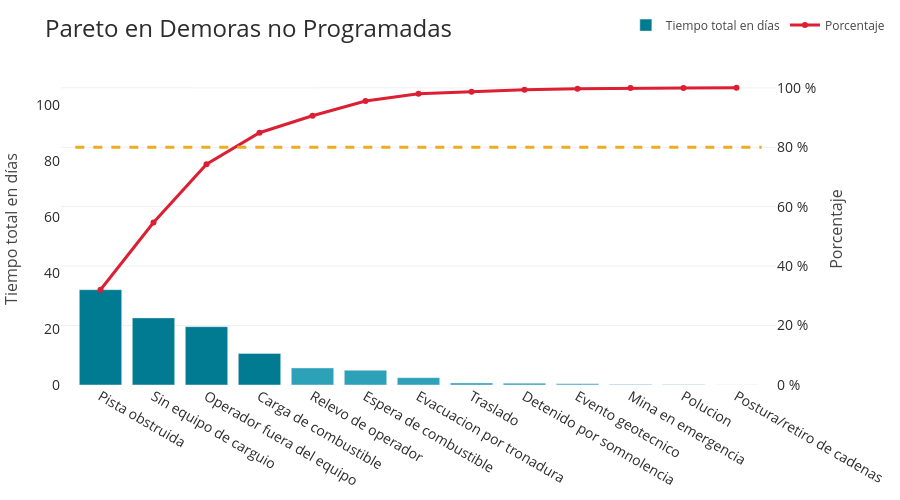

The notebook cell saved with this chart:
### Code cell
df_demora_prog = resume_activities_asarco[resume_activities_asarco['asarco_event'] == 'Demora No Prog']
fig = plot_pareto(df_demora_prog, 'event', 'lost_time_days', 'Pareto en Demoras no Programadas', 'Tiempo total en días')
save_figure(fig, 'pareto_tiempo_demoras_no_programadas')
fig

### Figure 1 — Plotly figure (JSON) as saved in the notebook; plotly's stock layout.template omitted (floating-point values rounded to 4 significant figures)
{"data": [{"marker": {"color": ["#007B92", "#007B92", "#007B92", "#007B92", "#2CA1B7", "#2CA1B7", "#2CA1B7", "#2CA1B7", "#2CA1B7", "#2CA1B7", "#2CA1B7", "#2CA1B7", "#2CA1B7"]}, "name": "Tiempo total en días", "type": "bar", "x": ["Pista obstruida", "Sin equipo de carguio", "Operador fuera del equipo", "Carga de combustible", "Relevo de operador", "Espera de combustible", "Evacuacion por tronadura", "Traslado", "Detenido por somnolencia", "Evento geotecnico", "Mina en emergencia", "Polucion", "Postura/retiro de cadenas"], "y": [34.11, 24.02, 20.87, 11.28, 6.09, 5.275, 2.619, 0.7223, 0.6622, 0.403, 0.2116, 0.06396, 0.01859]}, {"line": {"color": "#DC1F33", "width": 3}, "mode": "lines+markers", "name": "Porcentaje", "type": "scatter", "x": ["Pista obstruida", "Sin equipo de carguio", "Operador fuera del equipo", "Carga de combustible", "Relevo de operador", "Espera de combustible", "Evacuacion por tronadura", "Traslado", "Detenido por somnolencia", "Evento geotecnico", "Mina en emergencia", "Polucion", "Postura/retiro de cadenas"], "y": [32.07, 54.66, 74.29, 84.89, 90.62, 95.58, 98.04, 98.72, 99.34, 99.72, 99.92, 99.98, 100], "yaxis": "y2"}], "layout": {"font": {"color": "rgb(44, 44, 44)", "size": 14}, "height": 500, "legend": {"font": {"color": "rgb(70, 70, 70)", "size": 12}, "orientation": "h", "x": 0.79, "y": 1.2}, "margin": {"b": 20, "l": 50, "r": 50, "t": 10}, "plot_bgcolor": "rgb(255, 255, 255)", "shapes": [{"line": {"color": "#EFAC1E", "dash": "dash", "width": 3}, "type": "line", "x0": 0.02, "x1": 0.98, "xref": "paper", "y0": 80, "y1": 80, "yref": "y2"}], "title": {"font": {"size": 24}, "text": "Pareto en Demoras no Programadas"}, "yaxis": {"range": [0, 111.7], "title": {"font": {"color": "rgb(70, 70, 70)", "size": 16}, "text": "Tiempo total en días"}}, "yaxis2": {"gridcolor": "#DFDFDF", "gridwidth": 0.5, "overlaying": "y", "range": [0, 105], "showgrid": true, "side": "right", "ticksuffix": " %", "title": {"font": {"color": "rgb(70, 70, 70)", "size": 16}, "text": "Porcentaje"}}}}
